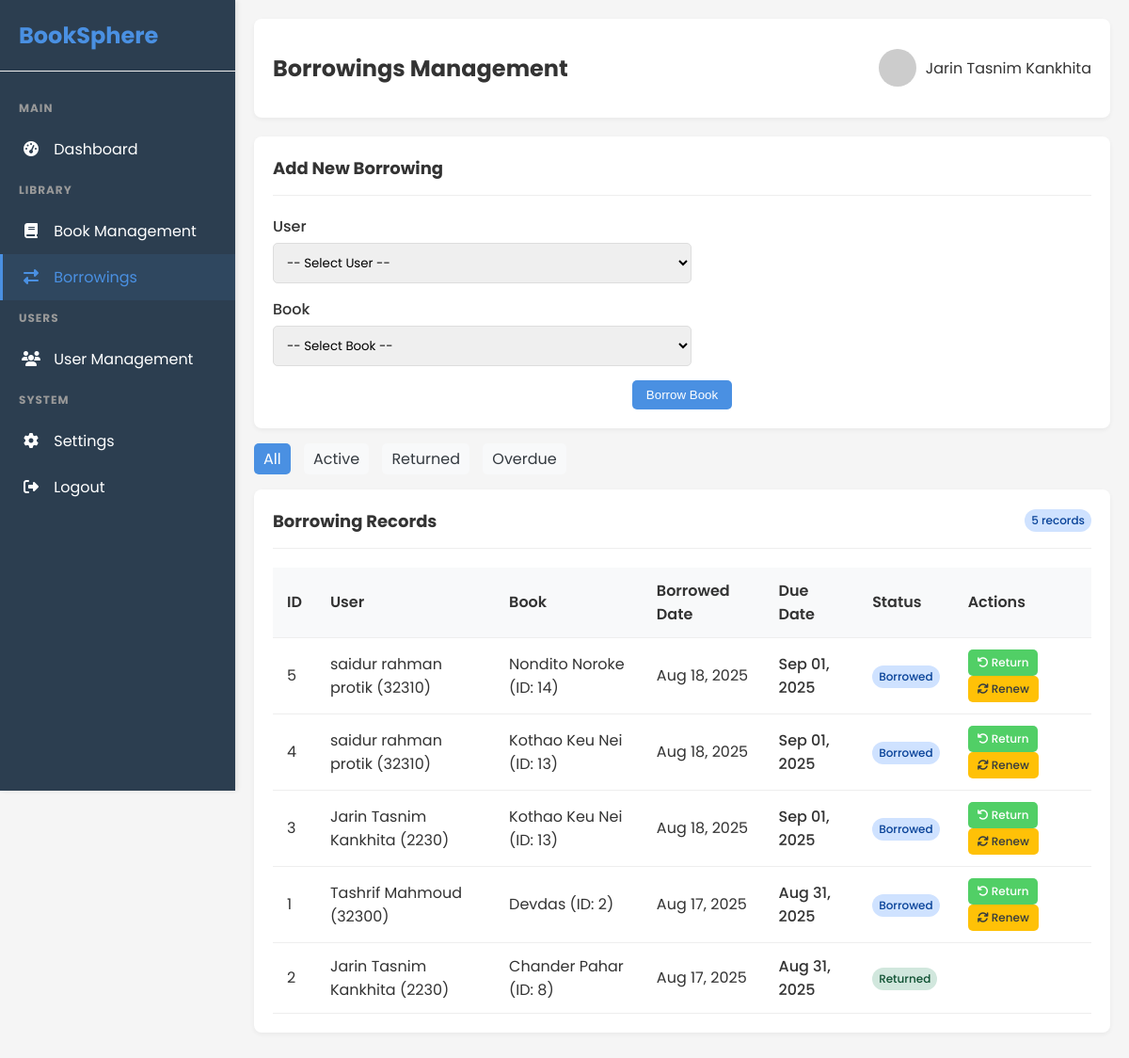
The page /manage_borrowings.php (signed in) on the database its author committed.
### tables this page shows
CREATE TABLE `borrowings` (
  `borrowing_id` int(11) NOT NULL,
  `user_id` varchar(10) NOT NULL,
  `book_id` int(11) NOT NULL,
  `borrowed_date` date NOT NULL,
  `due_date` date NOT NULL,
  `return_date` date DEFAULT NULL,
  `status` enum('borrowed','returned','overdue') NOT NULL DEFAULT 'borrowed',
  `renewed_count` int(11) DEFAULT 0,
  `fine_amount` decimal(10,2) DEFAULT 0.00,
  `created_at` timestamp NOT NULL DEFAULT current_timestamp(),
  `updated_at` timestamp NOT NULL DEFAULT current_timestamp() ON UPDATE current_timestamp()
);

CREATE TABLE `users` (
  `user_id` varchar(10) NOT NULL,
  `full_name` varchar(100) NOT NULL,
  `email` varchar(100) NOT NULL,
  `password` varchar(255) NOT NULL,
  `user_type` enum('admin','user') NOT NULL,
  `phone` varchar(20) DEFAULT NULL,
  `address` text DEFAULT NULL,
  `created_at` timestamp NOT NULL DEFAULT current_timestamp(),
  `updated_at` timestamp NOT NULL DEFAULT current_timestamp() ON UPDATE current_timestamp()
);

CREATE TABLE `books` (
  `book_id` int(11) NOT NULL,
  `title` varchar(255) NOT NULL,
  `author` varchar(100) NOT NULL,
  `isbn` varchar(20) DEFAULT NULL,
  `publisher` varchar(100) DEFAULT NULL,
  `publication_year` int(11) DEFAULT NULL,
  `category` varchar(50) DEFAULT NULL,
  `quantity` int(11) NOT NULL DEFAULT 1,
  `available_quantity` int(11) NOT NULL DEFAULT 1,
  `description` text DEFAULT NULL,
  `cover_image` varchar(255) DEFAULT NULL,
  `created_at` timestamp NOT NULL DEFAULT current_timestamp(),
  `updated_at` timestamp NOT NULL DEFAULT current_timestamp() ON UPDATE current_timestamp()
);

### manage_borrowings.php (the view, shortened to what this page needs)
<?php
require_once 'db_connection.php';
try {
    $status_filter = isset($_GET['status']) ? $_GET['status'] : 'all';
    $query = "SELECT b.borrowing_id, b.user_id, u.full_name as user_name,
              bk.book_id, bk.title as book_title,
              b.borrowed_date, b.due_date, b.return_date,
              b.status, b.renewed_count
              FROM borrowings b
              JOIN users u ON b.user_id = u.user_id
              JOIN books bk ON b.book_id = bk.book_id";
    $query .= " ORDER BY b.borrowed_date DESC";
    $stmt = $conn->prepare($query);
    $stmt->execute();
    $borrowings = $stmt->fetchAll(PDO::FETCH_ASSOC);
} catch(PDOException $e) {
    $error = "Database error: " . $e->getMessage();
}
?>
<!DOCTYPE html>
<html lang="en">
<head>
    <link rel="stylesheet" href="https://cdnjs.cloudflare.com/ajax/libs/font-awesome/6.4.0/css/all.min.css">
</head>
<body>
    <div class="sidebar" id="sidebar">
        <div class="sidebar-header">
            <h2>BookSphere</h2>
        </div>
        <ul class="sidebar-menu">
            <h3>MAIN</h3>
            <li><a href="admin_dashboard.php"><i class="fas fa-tachometer-alt"></i> Dashboard</a></li>
            <h3>LIBRARY</h3>
            <li><a href="manage_books.php"><i class="fas fa-book"></i> Book Management</a></li>
            <li><a href="manage_borrowings.php" class="active"><i class="fas fa-exchange-alt"></i> Borrowings</a></li>
            <h3>USERS</h3>
            <li><a href="manage_users.php"><i class="fas fa-users"></i> User Management</a></li>
            <h3>SYSTEM</h3>
            <li><a href="settings.php"><i class="fas fa-cog"></i> Settings</a></li>
            <li><a href="logout.php"><i class="fas fa-sign-out-alt"></i> Logout</a></li>
        </ul>
    </div>
    <div class="main-content">
        <div class="header">
            <h2>Borrowings Management</h2>
            <div class="user-info">
                <img src="https://ui-avatars.com/api/?name=<?php echo urlencode($_SESSION['full_name']); ?>&background=4a90e2&color=fff" alt="User">
                <span><?php echo htmlspecialchars($_SESSION['full_name']); ?></span>
            </div>
        </div>
        <div class="card add-borrowing-form">
            <div class="card-header">
                <h3 class="card-title">Add New Borrowing</h3>
            </div>
            <form method="POST" action="manage_borrowings.php">
                <div class="row">
                    <div class="col-md-6">
                        <div class="form-group">
                            <label for="user_id">User</label>
                            <select class="form-control" id="user_id" name="user_id" required>
                                <option value="">-- Select User --</option>
                            </select>
                        </div>
                    </div>
                    <div class="col-md-6">
                        <div class="form-group">
                            <label for="book_id">Book</label>
                            <select class="form-control" id="book_id" name="book_id" required>
                                <option value="">-- Select Book --</option>
                            </select>
                        </div>
                    </div>
                </div>
                <div class="text-center">
                    <button type="submit" name="add_borrowing" class="btn btn-primary">Borrow Book</button>
                </div>
            </form>
        </div>
        <div class="status-filter">
            <a href="manage_borrowings.php?status=all" class="<?php echo $status_filter == 'all' ? 'active' : ''; ?>">All</a>
            <a href="manage_borrowings.php?status=borrowed" class="<?php echo $status_filter == 'borrowed' ? 'active' : ''; ?>">Active</a>
            <a href="manage_borrowings.php?status=returned" class="<?php echo $status_filter == 'returned' ? 'active' : ''; ?>">Returned</a>
            <a href="manage_borrowings.php?status=overdue" class="<?php echo $status_filter == 'overdue' ? 'active' : ''; ?>">Overdue</a>
        </div>
        <div class="card">
            <div class="card-header">
                <h3 class="card-title">Borrowing Records</h3>
                <span class="badge badge-primary"><?php echo count($borrowings); ?> records</span>
            </div>
            <div class="table-responsive">
                <table class="table">
                    <thead>
                        <tr>
                            <th>ID</th>
                            <th>User</th>
                            <th>Book</th>
                            <th>Borrowed Date</th>
                            <th>Due Date</th>
                            <th>Status</th>
                            <th>Actions</th>
                        </tr>
                    </thead>
                    <tbody>
                        <?php if (empty($borrowings)): ?>
                            <tr>
                                <td colspan="7" class="text-center">No borrowing records found</td>
                            </tr>
                        <?php else: ?>
                            <?php foreach ($borrowings as $borrowing): ?>
                                <?php
                                $due_date = new DateTime($borrowing['due_date']);
                                $today = new DateTime();
                                $is_overdue = ($borrowing['status'] == 'borrowed' && $due_date < $today);
                                ?>
                                <tr>
                                    <td><?php echo $borrowing['borrowing_id']; ?></td>
                                    <td><?php echo htmlspecialchars($borrowing['user_name']); ?> (<?php echo $borrowing['user_id']; ?>)</td>
                                    <td><?php echo htmlspecialchars($borrowing['book_title']); ?> (ID: <?php echo $borrowing['book_id']; ?>)</td>
                                    <td><?php echo date('M d, Y', strtotime($borrowing['borrowed_date'])); ?></td>
                                    <td class="due-date <?php echo $is_overdue ? 'overdue' : ''; ?>">
                                        <?php echo date('M d, Y', strtotime($borrowing['due_date'])); ?>
                                    </td>
                                    <td>
                                        <?php if ($borrowing['status'] == 'borrowed'): ?>
                                            <span class="badge badge-primary">Borrowed</span>
                                        <?php elseif ($borrowing['status'] == 'returned'): ?>
                                            <span class="badge badge-success">Returned</span>
                                        <?php elseif ($borrowing['status'] == 'overdue'): ?>
                                            <span class="badge badge-danger">Overdue</span>
                                        <?php endif; ?>
                                    </td>
                                    <td class="action-buttons">
                                        <?php if ($borrowing['status'] == 'borrowed'): ?>
                                            <a href="manage_borrowings.php?return=<?php echo $borrowing['borrowing_id']; ?>" class="btn btn-success btn-sm">
                                                <i class="fas fa-undo"></i> Return
                                            </a>
                                            <a href="manage_borrowings.php?renew=<?php echo $borrowing['borrowing_id']; ?>" class="btn btn-warning btn-sm">
                                                <i class="fas fa-sync"></i> Renew
                                            </a>
                                        <?php endif; ?>
                                    </td>
                                </tr>
                            <?php endforeach; ?>
                        <?php endif; ?>
                    </tbody>
                </table>
            </div>
        </div>
    </div>
</body>
</html>

### manage_borrowings.php (style rules this page uses)
:root { --primary-color: #4a90e2; --secondary-color: #50e3c2; --danger-color: #ff6b6b; --success-color: #51cf66; --warning-color: #ffc107; --dark-color: #343a40; --light-color: #f8f9fa; --sidebar-width: 250px; }
body { font-family: 'Poppins', sans-serif; margin: 0; padding: 0; background-color: #f5f5f5; color: #333; }
.sidebar { width: var(--sidebar-width); background: #2c3e50; color: #fff; height: 100vh; position: fixed; padding: 20px 0; box-shadow: 2px 0 5px rgba(0,0,0,0.1); }
.sidebar-header { padding: 0 20px 20px; border-bottom: 1px solid #eee; margin-bottom: 20px; }
.sidebar-header h2 { color: var(--primary-color); margin: 0; }
.sidebar-menu { list-style: none; padding: 0; }
.sidebar-menu h3 { padding: 10px 20px; margin: 0; font-size: 12px; text-transform: uppercase; color: #999; letter-spacing: 1px; }
.sidebar-menu li a { color: #fff; text-decoration: none; display: block; padding: 12px 20px; transition: all 0.3s; border-left: 3px solid transparent; }
.sidebar-menu li a:hover, .sidebar-menu li a.active { background: rgba(74, 144, 226, 0.1); border-left: 3px solid var(--primary-color); color: var(--primary-color); }
.sidebar-menu i { margin-right: 10px; width: 20px; text-align: center; }
.main-content { margin-left: var(--sidebar-width); padding: 20px; }
.header { display: flex; justify-content: space-between; align-items: center; background: white; padding: 15px 20px; border-radius: 8px; box-shadow: 0 2px 5px rgba(0,0,0,0.05); margin-bottom: 20px; }
.user-info { display: flex; align-items: center; }
.user-info img { width: 40px; height: 40px; border-radius: 50%; margin-right: 10px; }
.card { background: white; border-radius: 8px; padding: 20px; box-shadow: 0 2px 5px rgba(0,0,0,0.05); margin-bottom: 20px; }
.card-header { display: flex; justify-content: space-between; align-items: center; margin-bottom: 20px; padding-bottom: 15px; border-bottom: 1px solid #eee; }
.card-title { margin: 0; font-size: 18px; }
.btn { display: inline-block; padding: 8px 15px; border-radius: 5px; text-decoration: none; font-weight: 500; transition: all 0.3s; border: none; cursor: pointer; }
.btn-primary { background-color: var(--primary-color); color: white; }
.btn-success { background-color: var(--success-color); color: white; }
.btn-warning { background-color: var(--warning-color); color: var(--dark-color); }
.btn-sm { padding: 5px 10px; font-size: 12px; }
.form-group { margin-bottom: 15px; }
.form-group label { display: block; margin-bottom: 5px; font-weight: 500; }
.form-control { width: 100%; padding: 10px; border: 1px solid #ddd; border-radius: 5px; font-family: 'Poppins', sans-serif; }
.table { width: 100%; border-collapse: collapse; }
.table th, .table td { padding: 12px 15px; text-align: left; border-bottom: 1px solid #eee; }
.table th { background-color: #f8f9fa; font-weight: 600; }
.badge { display: inline-block; padding: 3px 7px; border-radius: 20px; font-size: 12px; font-weight: 500; }
.badge-primary { background-color: #cfe2ff; color: #084298; }
.badge-success { background-color: #d1e7dd; color: #0f5132; }
.text-center { text-align: center; }
.action-buttons a { margin-right: 5px; }
.status-filter { margin-bottom: 20px; }
.status-filter a { margin-right: 10px; padding: 5px 10px; border-radius: 5px; text-decoration: none; color: var(--dark-color); background-color: #f8f9fa; }
.status-filter a.active { background-color: var(--primary-color); color: white; }
.add-borrowing-form { margin-bottom: 20px; }
.row { display: flex; flex-wrap: wrap; margin: 0 -10px; }
.col-md-6 { flex: 0 0 50%; max-width: 50%; padding: 0 10px; }
.due-date { font-weight: 500; }

### rows shown on the page
borrowings: borrowing_id "5", user.full_name "saidur rahman protik", user "32310", book.title "Nondito Noroke", book.book_id "14", borrowed_date "Aug 18, 2025", due_date "Sep 01, 2025", status "Borrowed"
borrowings: borrowing_id "4", user.full_name "saidur rahman protik", user "32310", book.title "Kothao Keu Nei", book.book_id "13", borrowed_date "Aug 18, 2025", due_date "Sep 01, 2025", status "Borrowed"
borrowings: borrowing_id "3", user.full_name "Jarin Tasnim Kankhita", user "2230", book.title "Kothao Keu Nei", book.book_id "13", borrowed_date "Aug 18, 2025", due_date "Sep 01, 2025", status "Borrowed"
borrowings: borrowing_id "1", user.full_name "Tashrif Mahmoud", user "32300", book.title "Devdas", book.book_id "2", borrowed_date "Aug 17, 2025", due_date "Aug 31, 2025", status "Borrowed"
borrowings: borrowing_id "2", user.full_name "Jarin Tasnim Kankhita", user "2230", book.title "Chander Pahar", book.book_id "8", borrowed_date "Aug 17, 2025", due_date "Aug 31, 2025", status "Returned"

### other values the page prints
$_SESSION['full_name'] "Jarin Tasnim Kankhita"
count($borrowings) "5"
